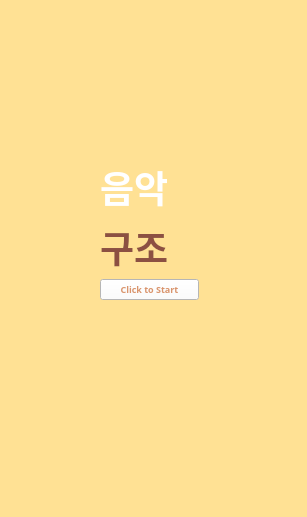
<?xml version="1.0" encoding="UTF-8"?>
<ui version="4.0">
 <class>MainWindow</class>
 <widget class="QMainWindow" name="MainWindow">
  <property name="geometry">
   <rect>
    <x>0</x>
    <y>0</y>
    <width>307</width>
    <height>517</height>
   </rect>
  </property>
  <property name="windowTitle">
   <string>MainWindow</string>
  </property>
  <property name="styleSheet">
   <string notr="true">background-color: rgb(255, 225, 148);</string>
  </property>
  <widget class="QWidget" name="centralwidget">
   <widget class="QWidget" name="layoutWidget">
    <property name="geometry">
     <rect>
      <x>100</x>
      <y>160</y>
      <width>99</width>
      <height>140</height>
     </rect>
    </property>
    <layout class="QVBoxLayout" name="verticalLayout_2">
     <item>
      <layout class="QVBoxLayout" name="verticalLayout">
       <item>
        <widget class="QLabel" name="label">
         <property name="font">
          <font>
           <family>여기어때 잘난체 OTF</family>
           <pointsize>28</pointsize>
           <weight>75</weight>
           <bold>true</bold>
          </font>
         </property>
         <property name="layoutDirection">
          <enum>Qt::LeftToRight</enum>
         </property>
         <property name="styleSheet">
          <string notr="true">color: rgb(255, 255, 255);</string>
         </property>
         <property name="text">
          <string>음악</string>
         </property>
        </widget>
       </item>
       <item>
        <widget class="QLabel" name="label_2">
         <property name="font">
          <font>
           <family>여기어때 잘난체 OTF</family>
           <pointsize>28</pointsize>
           <weight>75</weight>
           <bold>true</bold>
          </font>
         </property>
         <property name="styleSheet">
          <string notr="true">color: rgb(140, 80, 66);</string>
         </property>
         <property name="text">
          <string>구조</string>
         </property>
        </widget>
       </item>
      </layout>
     </item>
     <item>
      <widget class="QPushButton" name="pushButton">
       <property name="font">
        <font>
         <family>여기어때 잘난체 OTF</family>
         <pointsize>7</pointsize>
         <weight>75</weight>
         <bold>true</bold>
        </font>
       </property>
       <property name="styleSheet">
        <string notr="true">background-color: rgb(255, 255, 255);
color:rgb(217,148,108)</string>
       </property>
       <property name="text">
        <string>Click to Start</string>
       </property>
      </widget>
     </item>
    </layout>
   </widget>
  </widget>
  <widget class="QMenuBar" name="menubar">
   <property name="geometry">
    <rect>
     <x>0</x>
     <y>0</y>
     <width>307</width>
     <height>26</height>
    </rect>
   </property>
  </widget>
  <widget class="QStatusBar" name="statusbar"/>
 </widget>
 <resources/>
 <connections/>
</ui>
